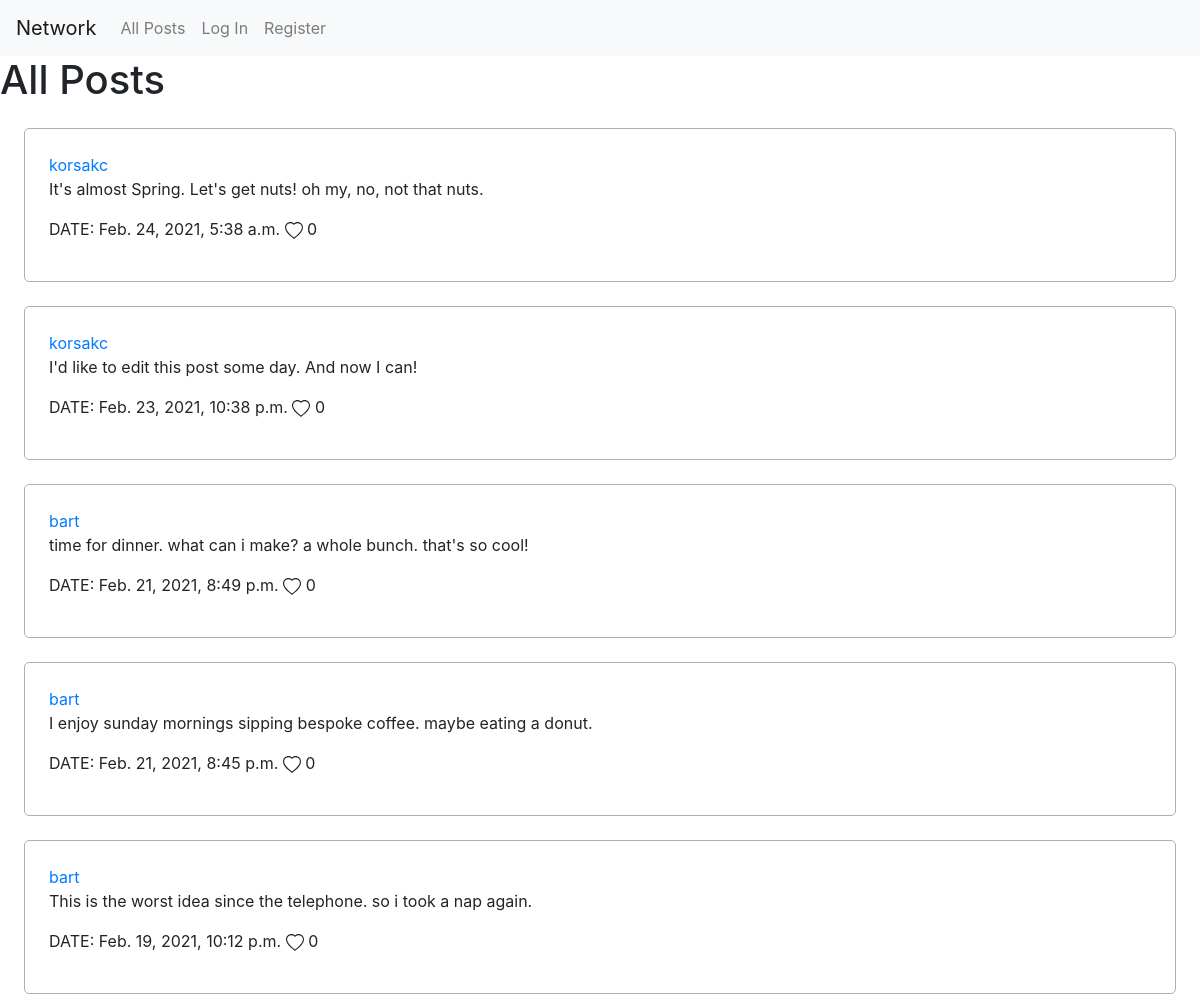
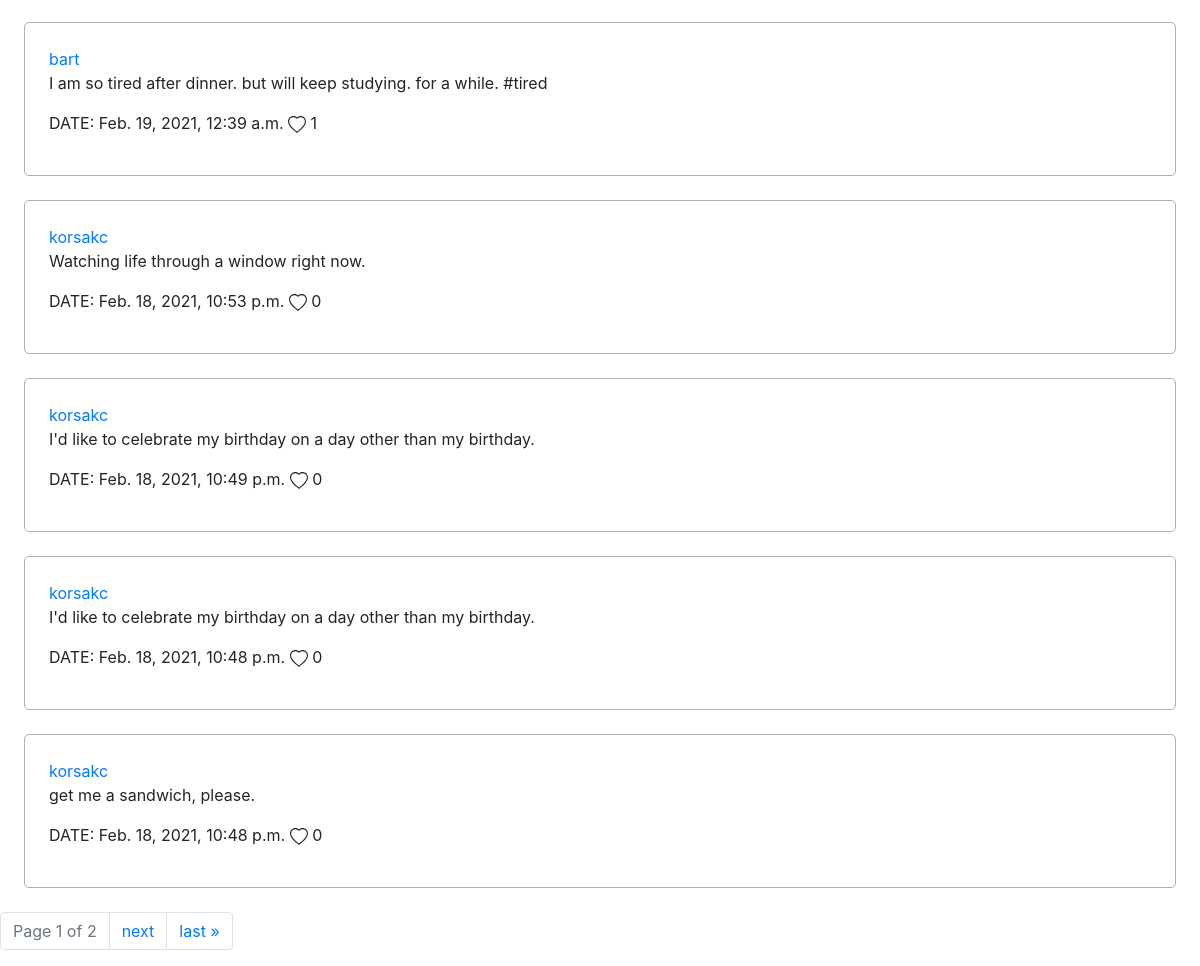
The page / on the database its author committed (2 pictures, top to bottom).
### network/models.py (models this page shows, shortened)
class Post(models.Model):
  creator = models.ForeignKey(User, on_delete=models.CASCADE)
  date = models.DateTimeField(auto_now_add=True)
  text = models.CharField(max_length=280)
  likes = models.ManyToManyField(User, blank=True, related_name="likedbyuser")

class User(AbstractUser):
  followers = models.ManyToManyField('User', blank=True, related_name="following")

### network/views.py (the view)
# urls.py: path("", views.index, name="index"),
def index(request):
  posts = Post.objects.all().order_by('-date')
  paginator = Paginator(posts, 10) # Show 10 posts per page.
  page_number = request.GET.get('page')
  page_obj = paginator.get_page(page_number)
  return render(request, "network/index.html", {
    'page_obj': page_obj
  })

### network/templates/network/index.html (shortened to what this page needs)
{% extends "network/layout.html" %}
{% load static %}
{% block body %}
  <h1>All Posts</h1>
    <section>
    {% for post in page_obj %}
      <div class="post" id="{{ post.id }}">
        <a href="{% url 'profile' post.creator.username %}">{{ post.creator.username }}</a>
        <p class='post-text'>{{ post.text }}</p>
        <p>
          <span>DATE: {{ post.date }}</span>
           <span> {{ post.likes.count }}</span>
        </p>
      </div>
    {% endfor %}
  </section>
  <nav class="pagination">
    <ul class="pagination">
        <li class="page-item disabled">
          <a class="page-link" aria-disabled="true">
            Page {{ page_obj.number }} of {{ page_obj.paginator.num_pages }}
          </a>
        </li>
      {% if page_obj.has_next %}
        <li class="page-item"><a class="page-link" href="?page={{ page_obj.next_page_number }}">next</a></li>
        <li class="page-item"><a class="page-link" href="?page={{ page_obj.paginator.num_pages }}">last &raquo;</a></li>
      {% endif %}
    </ul>
  </nav>
{% endblock %}

### network/static/network/styles.css (style rules this page uses)
div.post { border: 1px solid rgb(175, 175, 175); border-radius: 5px; padding: 2%; margin: 2%; }

### rows shown on the page
Post: creator.username "korsakc", text "It's almost Spring. Let's get nuts! oh my, no, not that nuts.", date "Feb. 24, 2021, 5:38 a.m.", likes.count "0"
Post: creator.username "korsakc", text "I'd like to edit this post some day. And now I can!", date "Feb. 23, 2021, 10:38 p.m.", likes.count "0"
Post: creator.username "bart", text "time for dinner. what can i make? a whole bunch. that's so cool!", date "Feb. 21, 2021, 8:49 p.m.", likes.count "0"
Post: creator.username "bart", text "I enjoy sunday mornings sipping bespoke coffee. maybe eating a donut.", date "Feb. 21, 2021, 8:45 p.m.", likes.count "0"
Post: creator.username "bart", text "This is the worst idea since the telephone. so i took a nap again.", date "Feb. 19, 2021, 10:12 p.m.", likes.count "0"
Post: creator.username "bart", text "I am so tired after dinner. but will keep studying. for a while. #tired", date "Feb. 19, 2021, 12:39 a.m.", likes.count "1"
Post: creator.username "korsakc", text "Watching life through a window right now.", date "Feb. 18, 2021, 10:53 p.m.", likes.count "0"
Post: creator.username "korsakc", text "I'd like to celebrate my birthday on a day other than my birthday.", date "Feb. 18, 2021, 10:49 p.m.", likes.count "0"
Post: creator.username "korsakc", text "I'd like to celebrate my birthday on a day other than my birthday.", date "Feb. 18, 2021, 10:48 p.m.", likes.count "0"
Post: creator.username "korsakc", text "get me a sandwich, please.", date "Feb. 18, 2021, 10:48 p.m.", likes.count "0"

### other values the page prints
{{ page_obj.number }} "1"
{{ page_obj.paginator.num_pages }} "2"
